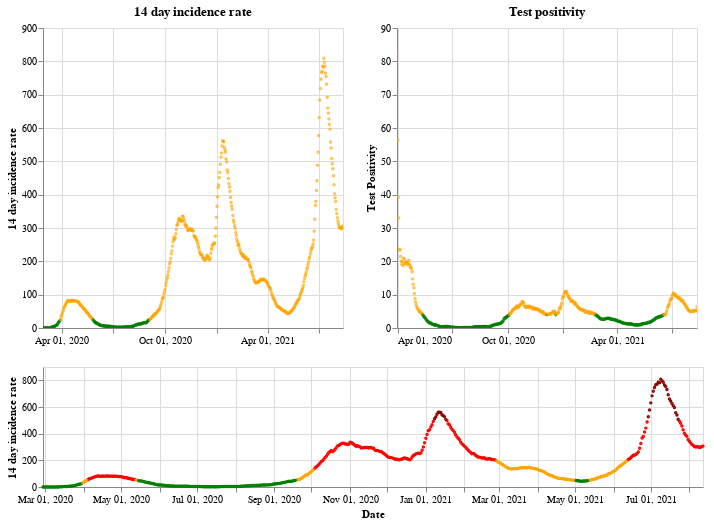

The notebook cell this image was saved under:
### Markdown cell above
## Scotland

### Code cell
plot_traffic_light('Scotland')

### Figure 1 — Vega-Lite specification as saved in the notebook (floating-point values rounded to 4 significant figures; data arrays with more than 128 entries replaced by an {"elided": "..."} marker saying what was removed)
{"config": {"view": {"continuousWidth": 400, "continuousHeight": 300}}, "vconcat": [{"hconcat": [{"mark": {"type": "point", "size": 2}, "encoding": {"color": {"condition": {"value": "green", "test": "(datum.twoWeeklyCasesRate <= 25)"}, "value": "orange"}, "tooltip": [{"type": "nominal", "field": "areaName"}, {"type": "temporal", "field": "date"}, {"type": "quantitative", "field": "twoWeeklyCasesRate"}, {"type": "quantitative", "field": "testPositivity"}], "x": {"type": "temporal", "axis": {"title": ""}, "field": "date", "scale": {"domain": {"selection": "DateBrush"}}, "timeUnit": "yearmonthdate"}, "y": {"type": "quantitative", "axis": {"title": "14 day incidence rate"}, "field": "twoWeeklyCasesRate"}}, "title": "14 day incidence rate", "width": 300}, {"mark": {"type": "point", "size": 2}, "encoding": {"color": {"condition": {"value": "green", "test": "(datum.testPositivity <= 4)"}, "value": "orange"}, "tooltip": [{"type": "nominal", "field": "areaName"}, {"type": "temporal", "field": "date"}, {"type": "quantitative", "field": "twoWeeklyCasesRate"}, {"type": "quantitative", "field": "testPositivity"}], "x": {"type": "temporal", "axis": {"title": ""}, "field": "date", "scale": {"domain": {"selection": "DateBrush"}}, "timeUnit": "yearmonthdate"}, "y": {"type": "quantitative", "axis": {"title": "Test Positivity"}, "field": "testPositivity"}}, "title": "Test positivity", "width": 300}]}, {"layer": [{"mark": {"type": "point", "size": 2}, "encoding": {"color": {"condition": {"value": "orange", "test": "(((datum.testPositivity < 4) && (datum.twoWeeklyCasesRate >= 50)) && (datum.twoWeeklyCasesRate < 200))"}, "value": "red"}, "opacity": {"condition": {"value": 1, "test": "((datum.twoWeeklyCasesRate >= 50) && (datum.twoWeeklyCasesRate < 500))"}, "value": 0}, "tooltip": [{"type": "nominal", "field": "areaName"}, {"type": "temporal", "field": "date"}, {"type": "quantitative", "field": "twoWeeklyCasesRate"}, {"type": "quantitative", "field": "testPositivity"}], "x": {"type": "temporal", "axis": {"title": "Date"}, "field": "date", "timeUnit": "yearmonthdate"}, "y": {"type": "quantitative", "axis": {"title": "14 day incidence rate"}, "field": "twoWeeklyCasesRate"}}, "selection": {"DateBrush": {"type": "interval", "encodings": ["x"], "fields": ["Time"]}}}, {"mark": {"type": "point", "size": 2}, "encoding": {"color": {"value": "darkred"}, "opacity": {"condition": {"value": 1, "test": "(datum.twoWeeklyCasesRate >= 500)"}, "value": 0}, "tooltip": [{"type": "nominal", "field": "areaName"}, {"type": "temporal", "field": "date"}, {"type": "quantitative", "field": "twoWeeklyCasesRate"}, {"type": "quantitative", "field": "testPositivity"}], "x": {"type": "temporal", "axis": {"title": "Date"}, "field": "date", "timeUnit": "yearmonthdate"}, "y": {"type": "quantitative", "axis": {"title": "14 day incidence rate"}, "field": "twoWeeklyCasesRate"}}}, {"mark": {"type": "point", "size": 2}, "encoding": {"color": {"condition": {"value": "green", "test": "((datum.testPositivity < 4) && (datum.twoWeeklyCasesRate < 50))"}, "value": "orange"}, "opacity": {"condition": {"value": 1, "test": "(datum.twoWeeklyCasesRate < 50)"}, "value": 0}, "tooltip": [{"type": "nominal", "field": "areaName"}, {"type": "temporal", "field": "date"}, {"type": "quantitative", "field": "twoWeeklyCasesRate"}, {"type": "quantitative", "field": "testPositivity"}], "x": {"type": "temporal", "axis": {"title": "Date"}, "field": "date", "timeUnit": "yearmonthdate"}, "y": {"type": "quantitative", "axis": {"title": "14 day incidence rate"}, "field": "twoWeeklyCasesRate"}}}], "height": 120, "width": 660}], "data": {"name": "data-38964cb39634e90510b7137ae26c03e9"}, "$schema": "https://vega.github.io/schema/vega-lite/v4.8.1.json", "datasets": {"data-38964cb39634e90510b7137ae26c03e9": {"elided": "532 records"}}}
